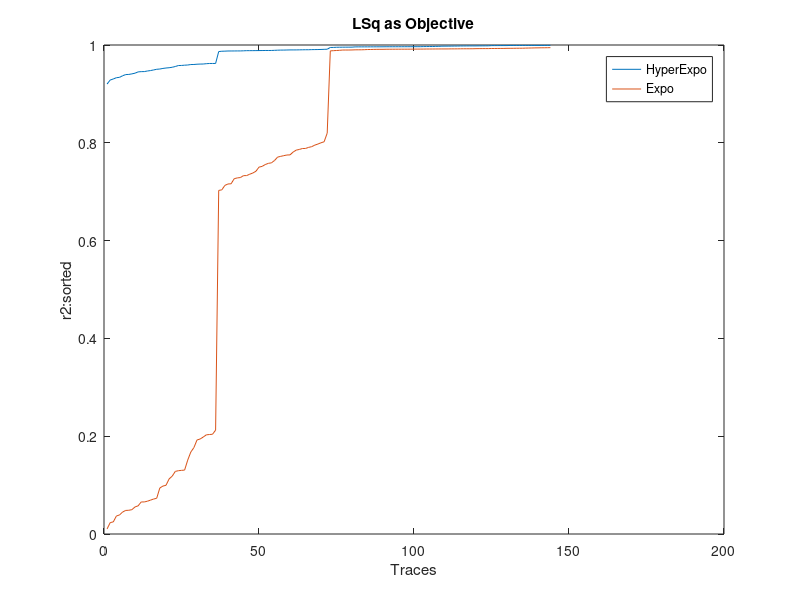

Source code (MATLAB):
function proc_csv()
res = csvread("output_lsq.csv");
res_single = csvread("output_lsq_single.csv");
obj = "LSq"
%nrm = res(:,1);

%nrm = sort(nrm)
jsd = sort(res(:,1));
ks = sort(res(:, 2));
r2 = sort(res(:, 3));
mean(jsd)
std(jsd)


jsd_single = sort(res_single(:,1));
ks_single = sort(res_single(:, 2));
r2_single = sort(res_single(:, 3));
mean(jsd_single)
std(jsd_single)

x_axs = [1:144];

plot(x_axs, r2);
hold on
plot(x_axs, r2_single);
legend('HyperExpo', 'Expo');
title(strcat(obj, ' as Objective'));
xlabel('Traces');
ylabel('r2:sorted');
%hold on
%plot(x_axs, r2);


% nrm_single = res_single(:, 1);
% sz = size(nrm_single);
% sz = sz(:,1);
% diff_ks = res_single(:,2)-res(:,2);
% count_neg = sum((diff_ks<0)==1)
% x_axs = 1:sz;
%diff = nrm_single - nrm;
% diff = nrm - nrm_single; %lsq/-
% diff;
% avg = mean(diff)
% std_dev = std(diff)
% mx = max(diff)
% mn = min(diff)
% count_neg = sum((diff<0)==1)
% count_zero = sum((diff==0)==1)
% intr_0_001 = sum((diff>0 & diff<0.001)==1)
% intr_001_01 = sum((diff>=0.001 & diff<0.01)==1)
% intr_01_1 = sum((diff>=0.01 & diff<0.1)==1)
% intr_1_2 = sum((diff>=0.1 & diff<0.2)==1)
% intr_2 = sum((diff>=0.2)==1)

%%%%%%%%%%%%%%%%%%%%%%%%%%%%%%%%pie%%%%%%%%%%%%%%%%%%%%%%%%%%%%%%%%%%%%%%%%%%%%%%%%%%%

% %X = [intr_001_01 intr_01_1  count_neg  count_zero intr_0_001 intr_1_2 intr_2] %jsd/-
% %X = [count_neg intr_0_001 intr_001_01 intr_01_1 intr_1_2] %jsd lsq
% X = [intr_0_001 intr_001_01 intr_1_2 count_neg  intr_2] %lsq/-
% % labels={'<3rd decimal place', '3rd Decimal place', '1st decimal place' '>=0.2'}
% % legend(labels);
% h = pie(X)
% %title('JSD:Exp - HyperExp');%jsd/-
% %title('JSD:LSQ - JSD');%jsd lsq
% title('r^2:HyperExp - Exp');%;lsq/-
% hText = findobj(h, 'Type', 'text');
% percentValues = get(hText, 'String');
% %txt ={'>0.001 & <0.01: '; '>0.01 & <0.1: ';'<0: ';'=0: ';'>0 & <0.001: '; '>0.1 & <0.2: '; '>=0.2: '};%jsd/-
% txt ={'0> & <0.001: '; '>0.001 & <0.01: '; '>0.1 & <0.2: ';'<0: '; '>=0.2: '};%lsq/-
% %txt ={'<0: ';'<0.001: '; '>0.001 & <0.01: '; '>0.01 & <0.1: ';'>0.1 & <0.2: '};%jsd lsq
% combinedtxt = strcat(txt, percentValues);
% oldExtents_cell = get(hText, 'Extent');
% oldExtents = cell2mat(oldExtents_cell);
% hText(1).String = combinedtxt(1);
% hText(2).String = combinedtxt(2);
% hText(3).String = combinedtxt(3);
% hText(4).String = combinedtxt(4);
% hText(5).String = combinedtxt(5);
% %hText(6).String = combinedtxt(6);%jsd lsq = 5;jsd/-=7;lsq/-=5
% %hText(7).String = combinedtxt(7);
% newExtents_cell = get(hText,'Extent'); % cell array
% newExtents = cell2mat(newExtents_cell); % numeric array 
% width_change = newExtents(:,3)-oldExtents(:,3);
% signValues = sign(oldExtents(:,1));
% offset = signValues.*(width_change/2);
% textPositions_cell = get(hText,{'Position'}); % cell array
% textPositions = cell2mat(textPositions_cell); % numeric array
% textPositions(:,1) = textPositions(:,1) + offset; % add offset 
% 
% hText(1).Position = textPositions(1,:);
% hText(2).Position = textPositions(2,:);
% hText(3).Position = textPositions(3,:);
% hText(4).Position = textPositions(4,:);
% hText(5).Position = textPositions(5,:);
%hText(6).Position = textPositions(6,:);
%hText(7).Position = textPositions(7,:);
%%%%%%%%%%%%%%%%%%%%%%%%%%%%%%%%%%%%%%%%%%%%%%%%%%%%%%%%%%%%%%%%%%%%%%%%%%%%%%%%%%%%%%%
% size(res_single)
%     x_axs = unique(data1);
% bar(x_axs, diff);
% hold on
% scatter(x_axs, nrm_single);
% legend('HyperExpo', 'Expo');
% title('Difference in R^2');
% xlabel('File number');
% ylabel('Diff');
end